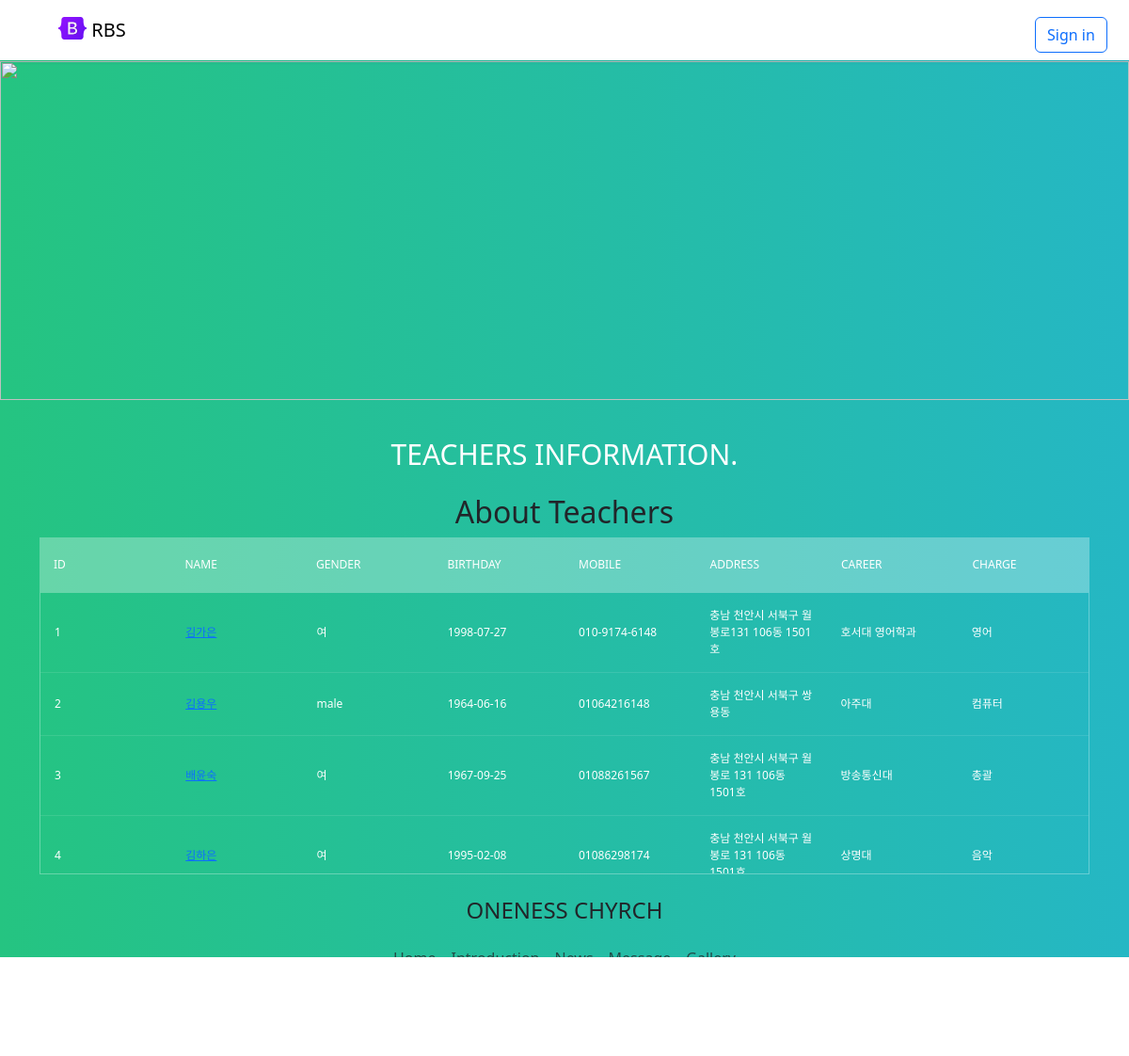
The page /Teacher on the database its author committed.
### tables this page shows
CREATE TABLE "teacher" (
	"id"	INTEGER NOT NULL UNIQUE,
	"name"	TEXT NOT NULL,
	"gender"	TEXT,
	"birthday"	TEXT,
	"mobile"	TEXT NOT NULL,
	"address"	TEXT,
	"career"	TEXT,
	"charge"	TEXT,
	PRIMARY KEY("id" AUTOINCREMENT)
);

### app.py (the view)
@app.route('/Teacher')
def display_teacher():
  tbl_column = db.read_table_column()
  Contents = db.load_teacher()
  return render_template('detail-info.html',
                         tbl_head=tbl_column,
                         contents=Contents,
                         title='Teachers')

### database.py (called while the page is built)
def load_teacher():
    result = c.execute('select * from teacher')
    teacher_info = result.fetchall()
    return teacher_info

def read_table_column():
    query = 'select group_concat(name) from pragma_table_info("teacher")'
    result = c.execute(query).fetchall()
    column_info = list(result[0])
    list_name = list(column_info[0].split(','))
    return list_name

### templates/detail-info.html (shortened to what this page needs)
<!DOCTYPE html>
<html lang="en">
<head>
  {% include 'bootstrap.html' %}
  <link rel="stylesheet" href="/static/table.css" />
</head>
<body>
  {% include 'nav.html' %}
  {% include 'banner.html' %}
  <div class="container">
      <h1 class="text-center mt-4 mb-4">{{title}} Information.</h1>
      <h2 class="text-center mt-4 mb-2">About {{title}}</h2>
      <div class="tbl-header">
        <table cellpadding="0" cellspacing="0" border="0">
          <thead>
            {% for column_name in tbl_head %}
              <th>{{column_name}}</th>
            {% endfor %}
          </thead>
        </table>
      </div>
      <div class="tbl-content">
        <table cellpadding="0" cellspacing="0" border="0">
          <tbody>
            {% for teacher in contents %}
            <tr>
              {% for info in teacher %}
                {% if loop.index == 2 %}
                  <td><a href="{{url_for('update', t_name=info)}}">{{info}}</a></td>
                {% else %}
                  <td>{{info}}</td>
                {% endif %}
              {% endfor %}
            </tr>
            {% endfor %}
          </tbody>
        </table>
      </div>
  </div>
  {% include 'footer.html' %}
</body>
</html>

### templates/bootstrap.html (shortened to what this page needs)
  <link href="https://cdn.jsdelivr.net/npm/bootstrap@5.3.0-alpha1/dist/css/bootstrap.min.css" rel="stylesheet">

### templates/nav.html (shortened to what this page needs)
<div class="border-bottom row" style="margin-bottom:16px; padding-bottom:8px;">
  <nav class="navbar shadow-sm fixed-top bg-white">
    <div class="container-fluid col-10">
      <a class="navbar-brand" href="/">
        <img src="/static/logo.svg" alt="Logo" width="30" height="24" class="d-inline-block align-text-top">
        RBS
      </a>
    </div>
    <div class="col-1">
      <button onclick="sign()" class="btn btn-outline-primary" style="margin-top:10px;">Sign in</button>
    </div>
  </nav>
  <div style="height:40px"></div>
</div>

### templates/banner.html (shortened to what this page needs)
{% if title == 'RBS' %}
  <img class="img-fluid" id="banner" src="https://rbs-website-1.yong-woo-kim.repl.co/static/RBS-title.jpg">
{% else %}
  <img class="img-fluid" id="banner" src="https://rbs-website-1.yong-woo-kim.repl.co/static/teacher.jpg">
{% endif %}

### templates/footer.html
<div class="container">
  <h4 class="text-center mt-4">ONENESS CHYRCH</h4>
  <footer class="py-2 my-2">
    <ul class="nav justify-content-center border-bottom pb-3 mb-3">
      <li class="nav-item"><a target="_blank" href="https://www.ioneness.org" class="nav-link px-2 text-muted">Home</a></li>
      <li class="nav-item"><a target="_blank" href="https://www.ioneness.org/29" class="nav-link px-2 text-muted">Introduction</a></li>
      <li class="nav-item"><a target="_blank" href="https://www.ioneness.org/31" class="nav-link px-2 text-muted">News</a></li>
      <li class="nav-item"><a target="_blank" href="https://www.ioneness.org/35" class="nav-link px-2 text-muted">Message</a></li>
      <li class="nav-item"><a target="_blank" href="https://www.ioneness.org/35" class="nav-link px-2 text-muted">Gallery</a></li>
    </ul>
    <p class="text-center text-muted">&copy; 2023 ZonSystem, Inc</p>
  </footer>
</div>

### static/table.css (style rules this page uses)
h1 { font-size: 30px; color: #fff; text-transform: uppercase; font-weight: 300; text-align: center; margin-bottom: 15px; }
table { width: 100%; table-layout: fixed; }
.tbl-header { background-color: rgba(255, 255, 255, 0.3); }
.tbl-content { height: 300px; overflow-x: auto; margin-top: 0px; border: 1px solid rgba(255, 255, 255, 0.3); }
th { padding: 20px 15px; text-align: left; font-weight: 500; font-size: 12px; color: #fff; text-transform: uppercase; }
td { padding: 15px; text-align: left; vertical-align: middle; font-weight: 300; font-size: 12px; color: #fff; border-bottom: solid 1px rgba(255, 255, 255, 0.1); }
body { background: -webkit-linear-gradient(left, #25c481, #25b7c4); background: linear-gradient(to right, #25c481, #25b7c4); }

### templates/banner.html (style rules this page uses)
#banner { height: 360px; width: 100%; margin-bottom: 16px; }

### rows shown on the page
teacher: teacher "1" "여", name "김가은", birthday "1998-07-27", mobile "010-9174-6148", address "충남 천안시 서북구 월봉로131 106동 1501호", career "호서대 영어학과", charge "영어"
teacher: teacher "2", name "김용우", gender "male", birthday "1964-06-16", mobile "01064216148", address "충남 천안시 서북구 쌍용동", career "아주대", charge "컴퓨터"
teacher: teacher "3" "여", name "배윤숙", birthday "1967-09-25", mobile "01088261567", address "충남 천안시 서북구 월봉로 131 106동 1501호", career "방송통신대", charge "총괄"
teacher: teacher "4" "여", name "김하은", birthday "1995-02-08", mobile "01086298174", address "충남 천안시 서북구 월봉로 131 106동…", career "상명대", charge "음악"

### other values the page prints
{{ title }} "TEACHERS"
{{ title }} "Teachers"
{{ column_name }} "ID" "NAME" "GENDER" "BIRTHDAY" "MOBILE" "ADDRESS" "CAREER" "CHARGE"
